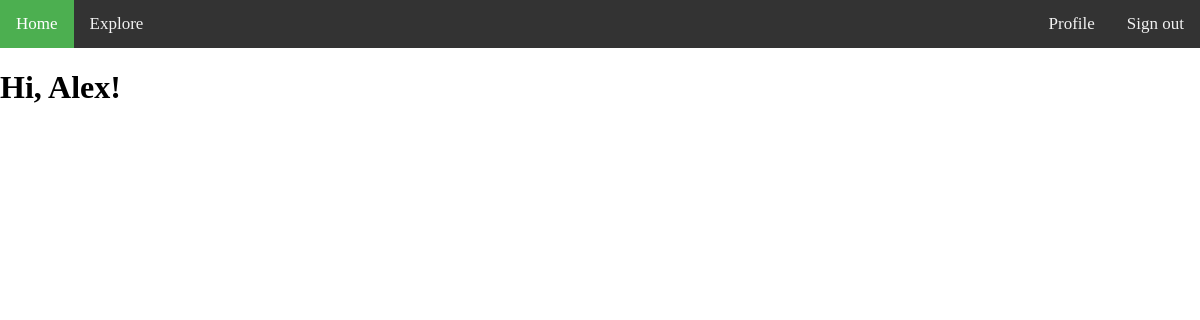
The page /explore (signed in) on the database as committed earlier.
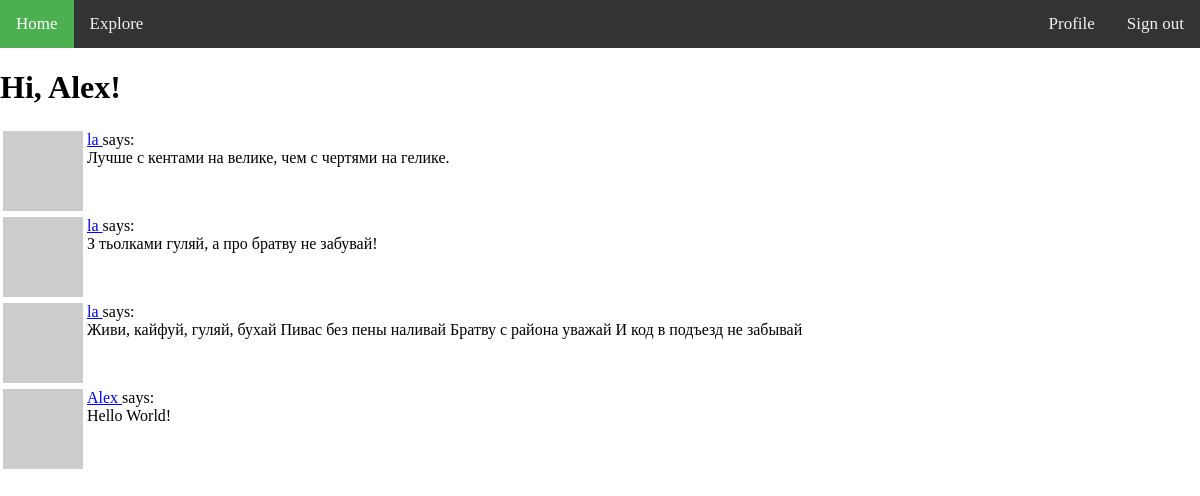
The same page on the database as committed later.
### app/models.py (models this page shows, shortened)
class User(UserMixin ,db.Model):
    id = db.Column(db.Integer, primary_key=True)
    username = db.Column(db.String(64), index=True, unique=True)
    email = db.Column(db.String(128), index=True, unique=True)
    password_hash = db.Column(db.String(128))
    posts = db.relationship('Post', backref='author', lazy='dynamic')
    about_me = db.Column(db.String(256))
    last_seen = db.Column(db.DateTime, default=datetime.utcnow)
    followed = db.relationship(
        'User', secondary=followers,
        primaryjoin=(followers.c.follower_id==id),
        secondaryjoin=(followers.c.followed_id==id),
        backref=db.backref('followers', lazy='dynamic'), lazy='dynamic'
    )
    def avatar(self, size):
        digest = md5(self.email.lower().encode('utf-8')).hexdigest()
        return 'https://www.gravatar.com/avatar/{}?d=identicon&s={}'.format(
            digest, size)

class Post(db.Model):
    id = db.Column(db.Integer, primary_key=True)
    body = db.Column(db.String(256))
    timestamp = db.Column(db.DateTime, index=True, default=datetime.utcnow)
    user_id = db.Column(db.Integer, db.ForeignKey('user.id'))

### app/routes.py (the view)
@app.route('/explore')
@login_required
def explore():
    page = request.args.get('page', 1, type=int)
    posts = Post.query.order_by(Post.timestamp.desc()).paginate(
        page, app.config['POSTS_PER_PAGE'], False)
    next_url = url_for('blog', page=posts.next_num) \
        if posts.has_next else None
    prev_url = url_for('blog', page=posts.prev_num) \
        if posts.has_prev else None
    return render_template('blog.html', title="Explore", posts=posts.items,
                            next_url=next_url, prev_url=prev_url)

### app/models.py (called while the page is built)
@login.user_loader
def load_user(id):
    return User.query.get(int(id))

### app/routes.py (called while the page is built)
@app.before_request
def before_request():
    if current_user.is_authenticated:
        current_user.last_seen = datetime.utcnow()
        db.session.commit()

### app/templates/blog.html (shortened to what this page needs)
{% extends 'base.html' %}
{% block content %}
    <h1>Hi, {{current_user.username }}!</h1>
    {% for post in posts %}
        {% include '_post.html' %}
    {% endfor %}
{% endblock  %}

### app/templates/base.html (shortened to what this page needs)
<html>
    <head>
        <link rel="stylesheet" href="{{url_for('static', filename='css/style.css') }}">
    </head>
    <body>
    <div class='topnav'>
        <a class='active' href={{ url_for('blog') }}>Home</a>
        <a href={{ url_for('explore') }}>Explore</a>
        <div class="topnav-right">
            {% if current_user.is_anonymous %}
            <a href={{ url_for("login") }}>Sign In</a>
            {% else %}
            <a href={{ url_for("user", username=current_user.username) }}>Profile</a>
            <a href={{ url_for("logout") }}>Sign out</a>
            {% endif %}
        </div>
    </div>
    {% block content %}
    {% endblock %}
    </body>
</html>

### app/templates/_post.html
<table>
    <tr valign="top">
        <td><img src="{{ post.author.avatar(36) }}"></td>
        <td>
            <a href="{{url_for('user', username=post.author.username) }}">
                {{ post.author.username }}
            </a>
            says: <br>{{ post.body }}
        </td>
    </tr>
</table>

### app/static/css/style.css (style rules this page uses)
body, html { height: 100%; margin: 0; }
.topnav { background-color: #333; overflow: hidden; }
.topnav a { float: left; color: #f2f2f2; text-align: center; padding: 14px 16px; text-decoration: none; font-size: 17px; }
.topnav a.active { background-color: #4CAF50; color: white; }
.topnav-right { float: right; }

Rows that differ between the two databases and show on the page:
added Post: author.username "la", body "Лучше с кентами на велике, чем с чертями на гелике."
added Post: author.username "la", body "З тьолками гуляй, а про братву не забувай!"
added Post: author.username "la", body "Живи, кайфуй, гуляй, бухай Пивас без пены наливай Братву с района уважай И код в подъезд не забывай"
added Post: author.username "Alex", body "Hello World!"
